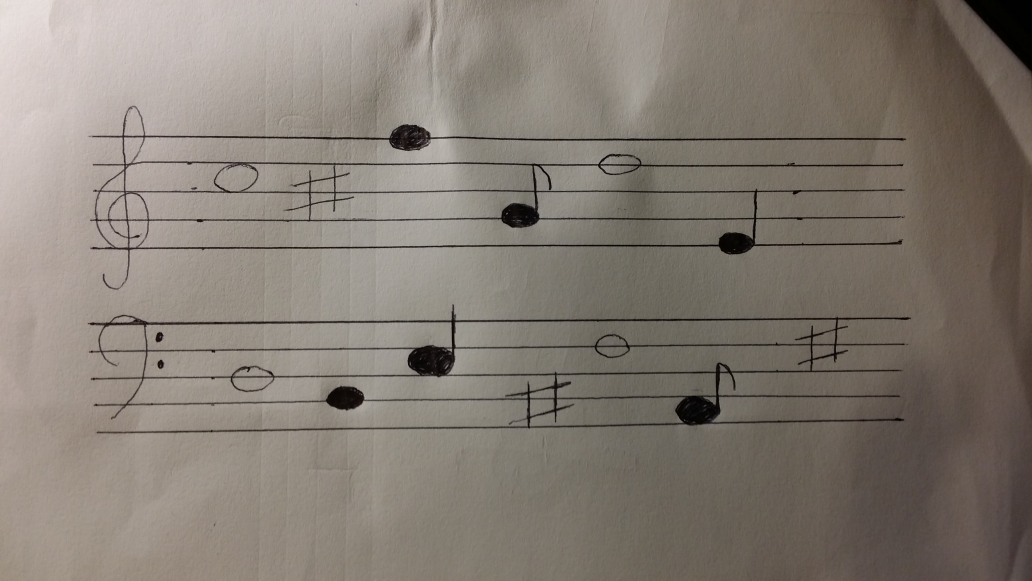
#> input picture kck/wzorce/test9.jpg, 4128 x 2322 px (shown at 1/4 size)
$ python test.py   (older library calls are emulated)
#> lines starting #> are read from the running program, lines starting #| are printed output that depends on the picture; after the words box and inside, x2 and y2 are one past the last pixel; in counts of white or black regions, pixels touching at a corner belong together; long printed decimals are rounded
### kck/obraz.py
import numpy as np
import cv2
import pieciolinia as piecio
from skimage.morphology import square
from skimage import morphology

def inwersja(img):
    return (255 - img)
# korekcja gamma
# [9 lines left out: function gamma, not called in this run]

# skaluje zdjecie na podatawie podanej wysokosci
def skaluj_wysokosc(img, height):
    percent = height / float(img.shape[0])
    return cv2.resize(img, (int(img.shape[1] * percent), height))

# skaluje zdjecie na podstawie podanej szerokosci
def skaluj_szerokosc(img, width):
    percent = width / float(img.shape[1])
    return cv2.resize(img, (width, int(img.shape[0] * percent)))

# rozmazuje zdjecie o okreslony wspolczeynnik, nastepnie proguje obraz
def rozmaz_proguj(img, poziom_rozmazania, prog):
    img = cv2.GaussianBlur(img, (poziom_rozmazania, poziom_rozmazania), 0)
    img = progowanie(img, prog)
    return img


# zamienia piksele obrazu img na wartosci 0 i 255 porownujac piksel do prog
def progowanie(img, prog):
    # Load an color image in grayscale
    thresh = prog
    binary = (img > thresh) * 255
    binary = np.uint8(binary)  # unit64 => unit8
    return binary


# wczytuje obrazy o nazwach okreslonych w tablicy nazwy
# [6 lines left out: function wczytaj, not called in this run]

# wczytuje obraz i zamienia go na odcien szarosci
def laduj_szary_obraz(sciezka):
#> called with sciezka = './wzorce/test9.jpg'
    img = cv2.imread(sciezka)
#> img is the input picture: shape (2322, 4128, 3); mean B, G, R 115.3, 124.3, 132.6
    #cv2.fastNlMeansDenoisingColored(img, None, 10, 10, 7, 21)
    #print(img.shape[0])
    return cv2.cvtColor(img, cv2.COLOR_BGR2GRAY)

# obraca obraz o dany kat
def obroc(obraz,kat):
    rows, cols = obraz.shape
    # [5 lines of commented-out code are left out]

    M = cv2.getRotationMatrix2D((cols / 2, rows / 2), kat, 1)
    dst = cv2.warpAffine(obraz, M, (cols, rows), cv2.INTER_LINEAR, cv2.BORDER_CONSTANT, 1)
    return dst

# obcia obraz, tak aby zawieral pieciolinie
def przytnij(lines, img):
    x1min, x2max, y1min, y2max = piecio.pole_pieciolinii(lines)
    #print(x1min, x2max, y1min, y2max)
    dy = y2max - y1min
    dx = x2max - x1min
    #print(x1min, x2max, y1min, y2max)
   # lines_edges = cv2.addWeighted(img, 0.8, line_image, 1, 0)
    img = img[max(0, y1min - (int)(dy*0.2)) : y2max + (int)(dy * 0.2), max(0, x1min  - (int)(dx*0.0)) : x2max + (int)(dx*0.0)]
   # img = img[y1min:y2max,x1min:x2max]
    return img

# rysuje poziome linie na obrazie o wskazanych wspolrzednych i kolorze
# [18 lines left out: functions rysuj_poziome, czy_czarny_poziomo, czy_miesci, not called in this run]

def filtruj(img):
    #img = cv2.medianBlur(img, 5)
    #th3 = cv2.adaptiveThreshold(img, 255, cv2.ADAPTIVE_THRESH_GAUSSIAN_C, cv2.THRESH_BINARY, 11, 5)
    kernel_size = 1
    #img = cv2.GaussianBlur(img, (kernel_size, kernel_size), 0)
    low_threshold = 50
    high_threshold = 200
    edges = cv2.Canny(img, low_threshold, high_threshold)

    count = 3
    dilated = edges
    for i in range(count):
        dilated = morphology.dilation(dilated, square(3))

    eroded = dilated
    for i in range(count):
        eroded = morphology.erosion(eroded, square(3))
    out = inwersja(eroded)
    # [6 lines of commented-out code are left out]
    return out

### kck/pieciolinia.py
import numpy as np
import cv2
import sys
import math


# wyszukuje wszystkie dlugie linie w obrazie img
def wyszukaj_pieciolinie(img, obetnij = False):
    #K = np.array([[ 1, 2, 1], [ 0, 0, 0],[ -1,-2,-1]])
    #K = K / 4
    theta = np.pi / 180
    min_szerokosc = int(img.shape[1] / 4)
    if obetnij == True:
        img = img[:, 0:int(img.shape[1] / 3)]#4
        theta = np.pi / 4 #4
        #cv2.imshow('obciete do pieciolinii', img)
        #cv2.waitKey(0)
        min_szerokosc = int(img.shape[1] / 3)
    #min_szerokosc = int(img.shape[1] / 4)
    #figure(figsize=(8,8))
    #io.imshow(res)
    ############## SZUKANIE LINII
    kernel_size = 1
    blur_gray = cv2.GaussianBlur(img, (kernel_size, kernel_size), 0)
    #blur_gray = abs(convolve(blur_gray, K))
    low_threshold = 50
    high_threshold = 200
    edges = cv2.Canny(blur_gray, low_threshold, high_threshold)
    rho = 1  # distance resolution in pixels of the Hough grid
    #theta = np.pi / 180# angular resolution in radians of the Hough grid
    threshold = int(min_szerokosc / 4 ) #4 # minimum number of votes (intersections in Hough grid cell)
    min_line_length = min_szerokosc  # minimum number of pixels making up a line
    max_line_gap = min_szerokosc / 2  # maximum gap in pixels between connectable line segments
    line_image = np.copy(img) * 0  # creating a blank to draw lines on
    #print("shape0: {}".format(img.shape[0]))
    # Run Hough on edge detected image
    # Output "lines" is an array containing endpoints of detected line segments
    lines = cv2.HoughLinesP(edges, rho, theta, threshold, np.array([]),
                            min_line_length, max_line_gap)
    #lines2 = np.array([[[0, 0, 0, 0],],], int)
    lines2 = []
    for line in lines:
        #print(np.append(lines2, [line,]))
        for x1, y1, x2, y2 in line:
            if obetnij == True:
                if abs(y1 - y2) <= (img.shape[0] * 0.2) and y1 < 190 and y2 < 190:
                    #(y1 + 20 ) < img.shape[0] and (y2 + 20 ) < img.shape[0]:
                    lines2.append(line)
                    cv2.line(line_image, (x1, y1), (x2, y2), (255, 0, 0), 5)
            else:
                lines2.append(line)
                cv2.line(line_image, (x1, y1), (x2, y2), (255, 0, 0), 5)

    lines_edges = cv2.addWeighted(img, 0.8, line_image, 1, 0)
    # [6 lines of commented-out code are left out]

    return lines


# zwraca kat obrotu w stopniach na podstawie zakrzywienia linii (linie powinny byc rownolegle)
def kat_obrotu(lines):
    srednia1=[]
    for line in lines:
        for x1, y1, x2, y2 in line:
            # [7 lines of commented-out code are left out]
            if(x1!=x2):
                 srednia1.append(math.atan(-(y1 - y2) / (x1-x2))*180/np.pi)
            #print("{} {} {} {}".format(x1, y1, x2, y2))
            #cv2.line(line_image, (x1, y1), (x2, y2), (255, 0, 0), 5)
    srednia= np.mean(srednia1)
    return -srednia

# zwraca wspolzedne poczatku i konca pola zawierajacego pieciolinie
def pole_pieciolinii(lines):
    x1min = min(min(lines[:, :, 0]), min(lines[:, :, 2]))
    x1min = x1min[0]
    x2max = max(max(lines[:, :, 0]), max(lines[:, :, 2]))
    x2max = x2max[0]


    y1min = min(min(lines[:, :, 1]), min(lines[:, :, 3]))
    y1min = y1min[0]
    y2max = max(max(lines[:, :, 1]), max(lines[:, :, 3]))
    y2max = y2max[0]
    #print(x1min, y2max)
    return x1min, x2max, y1min, y2max

# [4 lines left out: function polozenie_poczatkowe, not called in this run]
# zwraca wspolrzedne x 5 linii w pieciolinii na podstawie linii
def wspolrzedne_pieciolinii(lines):
    x1, x2, y1, y5 = pole_pieciolinii(lines)
    y3 = (y1 + y5) / 2
    y2 = (y1 + y3) / 2
    y4 = (y3 + y5) / 2
    return int(y1), int(y2), int(y3), int(y4), int(y5)

# srednia roznica pomiedzy 5 liniami w px
def srednia_delta_linii(yn):
    return int((yn[4] - yn[0]) / 4)

# ustala rzeczywiste linie pieciolinii na podstawie wyznaczonych wspolrzednych i pikseli w obrazie
def znajdz_rzeczywista_pieciolinie(img, wspolrzedne, x):
    out_y = [0, 0, 0, 0, 0]
    delta_y_skan = int(srednia_delta_linii(wspolrzedne) / 4)
    min_y = 0
    max_y  = 0
    size_y = img.shape[0] - 1
    for i, y_center in enumerate(wspolrzedne):
        out_y[i] = wspolrzedne[i]
        if img[y_center, x] == 0:
            continue
        for j in range(delta_y_skan):

            if img[min(y_center + j, size_y), x] == 0:
                min_y = y_center + j
                max_y = min_y

                for k in range(int(delta_y_skan / 2)):
                    if img[min(min_y + k, size_y), x] == 255:
                        max_y = min_y + k
                        break
                out_y[i] = int((min_y + max_y) / 2)
                break
            if img[min(y_center - j, size_y), x] == 0:
                max_y = y_center - j
                min_y = max_y

                for k in range(int(delta_y_skan / 2)):
                    if img[min(max_y - k, size_y), x] == 255:
                        min_y = max_y - k
                        break
                out_y[i] = int((min_y + max_y) / 2)
                break

            img[min(y_center - j,size_y), x] = 128
            img[min(y_center + j,size_y), x] = 128
    #cv2.imshow('po progowaniu', img)
    #cv2.waitKey(0)
    return out_y

# po wykrytych liniach pionowych identyfikuje dzwiek
# [7 lines left out: function nazwa_dzwieku, not called in this run]

# generuje tablice obrazow z piecioliniami na podstawie obrazu zrodlowego
def wydziel_pieciolinie(img, maska):
    x_center = int(img.shape[1] / 2)
    x_min = 100
    delta = []
    delta_x_pos = []
    #wyszukiwanie ilosci czarnych pikseli dla pionowych linii
    for i, x in enumerate(range(x_center - x_min, x_center + x_min, 20)):
        delta.append(0)
        delta_x_pos.append(x)
        for y in range(img.shape[0]):
            if img[y, x] == 0:
                delta[i] += 1

    #print(delta, delta_x_pos)

    min_delta = min(delta)
    for i in range(len(delta)):
        if delta[i] == min_delta:
            min_delta_x_pos = delta_x_pos[i]
            break;
   # print(min_delta_x_pos)

    yn = []
    # budowanielisty linii
    for y in range(img.shape[0] - 1):
        if img[y, min_delta_x_pos] > 150 and img[y + 1, min_delta_x_pos] < 100:
            yn.append(y)
            #img[y-2:y+2, min_delta_x_pos-2:min_delta_x_pos+2] = 128

    #print(yn)
    y_pieciolinii = []
    img_out = []
    maska_out = []
    for i in range(int(len(yn) / 5)):
        y_pieciolinii.append(yn[i*5:(i*5) + 5])
        img_out.append(img[max(int(y_pieciolinii[i][0]- 50), 0):int(y_pieciolinii[i][4]+50), :])
        maska_out.append(maska[max(int(y_pieciolinii[i][0] - 50), 0):int(y_pieciolinii[i][4] + 50), :])
        # [4 lines of commented-out code are left out]
    return img_out, maska_out

### kck/test.py
import numpy as np
import cv2
import sys
import math
import skimage
from skimage.filters.edges import convolve
import obraz as ob
import pieciolinia as piecio

def skaner(img, x_pocz, yn):
    #print(img.shape)
    zera = np.zeros((10,), dtype=np.int)
    wsp_linii = np.zeros((10,), dtype=np.int)
    wykryte_linie = np.zeros((10,), dtype=np.int)
    wys_pola = piecio.srednia_delta_linii(yn)
    delta_linii = int(piecio.srednia_delta_linii(yn) / 4)
    rozmiar_nuty = int(wys_pola * 1.3)
    wykryte_linie_srodek = np.zeros((10,), dtype=np.int)
    print(rozmiar_nuty, delta_linii)
    delta = 0
    #pix_zmiana = 40
    od_zmiany = 0
    reset = 0
    poczatek = 1
    jest_czarny_pz = False
    jest_czarny_akt = False
    pierwsza_zmiana = 0
    for x in range(x_pocz, img.shape[1] - 1, 1):
        od_zmiany += 1
        #i
        # identyfikacja koloru i faktu zmiany dla pierwszej zmiany koloru na zmiane powolna
        if od_zmiany >= int(rozmiar_nuty / 2) and pierwsza_zmiana == 1:
            pierwsza_zmiana = 2
            wykryte_linie_srodek = wykryte_linie
            #print(pierwsza_zmiana)
            for y in range(len(wsp_linii)):
                if img[wsp_linii[y], x] == 0:
                    jest_czarny_pz = True
                    #print("kol")
                    break
        yn = piecio.znajdz_rzeczywista_pieciolinie(img, yn, x)
        #print(yn)
        #print(wsp_linii)
        # wyznaczanie wspolrzednych linii skanujacych na podstawie wspolrzednych pieciolinii
        for i in range(len(yn)):
            wsp_linii[i * 2] = min(yn[i] - delta_linii, 199)
            wsp_linii[(i * 2) + 1] = min(yn[i] + delta_linii, 199)

        jest_czarny_akt = False
        #wykrywanie zmiany koloru
        for i in range(len(wsp_linii)):

            if img[wsp_linii[i], x] != img[wsp_linii[i], x + 1]:
                ##for j in range(int(delta_linii * 3)):
                  #  if (i % 2) == 0 and ob.czy_miesci(img, wsp_linii[i]+j, x+1) and img[wsp_linii[i]+j, x+1] == 0:
                if img[wsp_linii[i], x + 1] == 0:
                    jest_czarny_akt = True
                   #     break
                if pierwsza_zmiana == 0:
                    pierwsza_zmiana = 1
                    #print(pierwsza_zmiana)

                wykryte_linie[i] = 1
                od_zmiany = 0
                delta += 1

        if poczatek == 0:
            if od_zmiany >= int(rozmiar_nuty / 6) and sum(wykryte_linie) == 2 and delta >= 6 and delta <= 10  and not jest_czarny_pz and not jest_czarny_akt and pierwsza_zmiana == 2:
                print("cala nuta {} delta {}".format(piecio.nazwa_dzwieku(wykryte_linie_srodek), delta))
                img[:, x-1] = 128
                reset = 1
            elif od_zmiany >= int(rozmiar_nuty / 6) and sum(wykryte_linie) == 2 and delta <= 6 and delta >= 4 and jest_czarny_pz and not jest_czarny_akt and pierwsza_zmiana == 2:
                print("polnuta {} delta {}".format(piecio.nazwa_dzwieku(wykryte_linie_srodek), delta))
                img[:, x - 1] = 128
                reset = 1
            elif od_zmiany >= int(rozmiar_nuty / 2) and sum(wykryte_linie) >= 4 and delta <= 10 and delta >= 8 and jest_czarny_pz and not jest_czarny_akt and pierwsza_zmiana == 2:
                print("cwiercnuta {} delta {}".format(piecio.nazwa_dzwieku(wykryte_linie_srodek), delta))
                img[:, x-1] = 128
                reset = 1
            elif od_zmiany >= int(rozmiar_nuty / 2) and sum(wykryte_linie) >= 4 and delta >= 11 and delta <= 20 and jest_czarny_pz and not jest_czarny_akt and pierwsza_zmiana == 2:
                print("osemka {} delta {}".format(piecio.nazwa_dzwieku(wykryte_linie_srodek), delta))
                img[:, x-1] = 128
                reset = 1
            elif od_zmiany >= int(rozmiar_nuty / 3) and sum(wykryte_linie) >= 4 and sum(wykryte_linie) <= 5 and delta >= 11 and delta <= 20 and not jest_czarny_akt:
                print("krzyzyk delta {}".format(delta))
                img[:, x-1] = 128
                reset = 1
            elif (od_zmiany >= int(rozmiar_nuty * 1.5) and delta > 0) or (od_zmiany >= int(rozmiar_nuty / 6) and delta > 60):
                print("reset awaryjny delta {}".format(delta))
                img[:, x-1] = 0
                reset = 1
        else:
            if od_zmiany >= int(rozmiar_nuty / 4) and sum(wykryte_linie) >= 6 and sum(wykryte_linie) <= 9 and delta >= 24 and delta <= 30 :
                print("klucz basowy delta {}".format(delta))
                img[:, x-1] = 128
                reset = 1
            elif od_zmiany >= int(rozmiar_nuty / 4) and sum(wykryte_linie) == 10 and delta >= 42:
                print("klucz wiolinowy delta {}".format(delta))
                img[:, x-1] = 128
                reset = 1
        #print(wsp_linii)
        if reset > 0:
            pierwsza_zmiana = 0
            reset = 0
            jest_czarny_pz = False
            jest_czarny_akt =False
            print(wykryte_linie)
            wykryte_linie = np.zeros((10,), dtype=np.int)
            wykryte_linie_srodek = np.zeros((10,), dtype=np.int)

            delta = 0
            od_zmiany = 0
            poczatek = 0


            ### koniec glownego kodu funkcji wykrywajacej

        for y in wsp_linii:
            img[y, x-1] = 128
    #print(delta, wykryte_linie, sum(wykryte_linie))
    return img

# funkcja glowna
if __name__ == '__main__':
    nazwa = 'test9.jpg'
    obraz = ob.laduj_szary_obraz('./wzorce/'+nazwa)
    print('nazwa:   {3}\nrozmiar: {0}\nsrednia: {1}\nmediana: {2}'.format(obraz.shape, np.mean(obraz), np.median(obraz), nazwa))
#| nazwa:   test9.jpg
#| rozmiar: (2322, 4128)
#| srednia: 125.761
#| mediana: 128.0
    srednia = int(np.mean(obraz))
#> srednia = 125

    obraz = ob.skaluj_szerokosc(obraz, 2000)
    # [5 lines of commented-out code are left out]
    maska = ob.filtruj(obraz)
#> in filtruj, `edges = cv2.Canny(img, low_threshold, high_threshold)`:
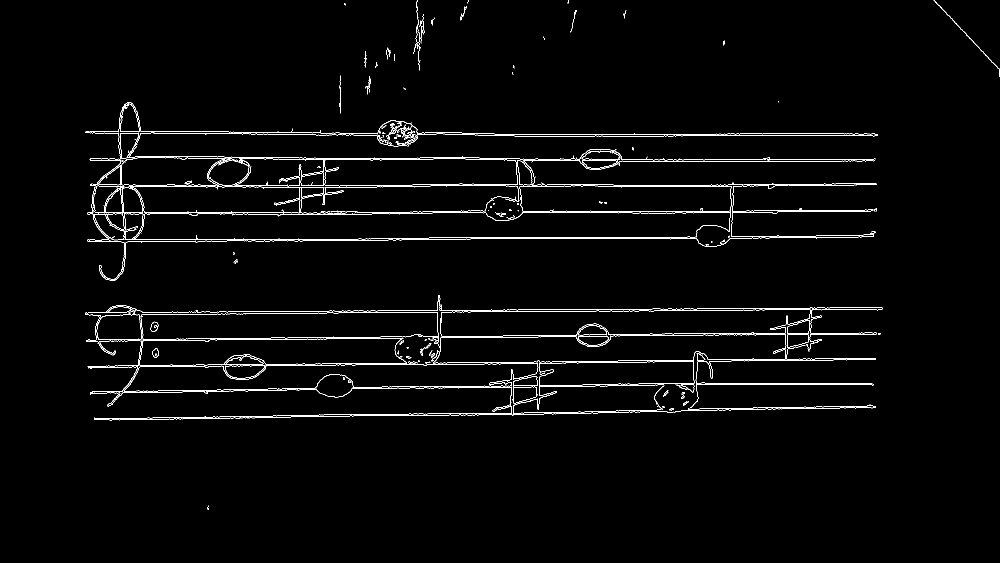
#> edges: shape (1125, 2000) (shown at 1/2 size); 1.9% white in thin lines or dots, all inside (x1, y1, x2, y2) = (170, 0, 2000, 1020)
#> the loop in filtruj, `for i in range(count):` made 3 passes
#> pass 1, in filtruj, `dilated = morphology.dilation(dilated, square(3))`:
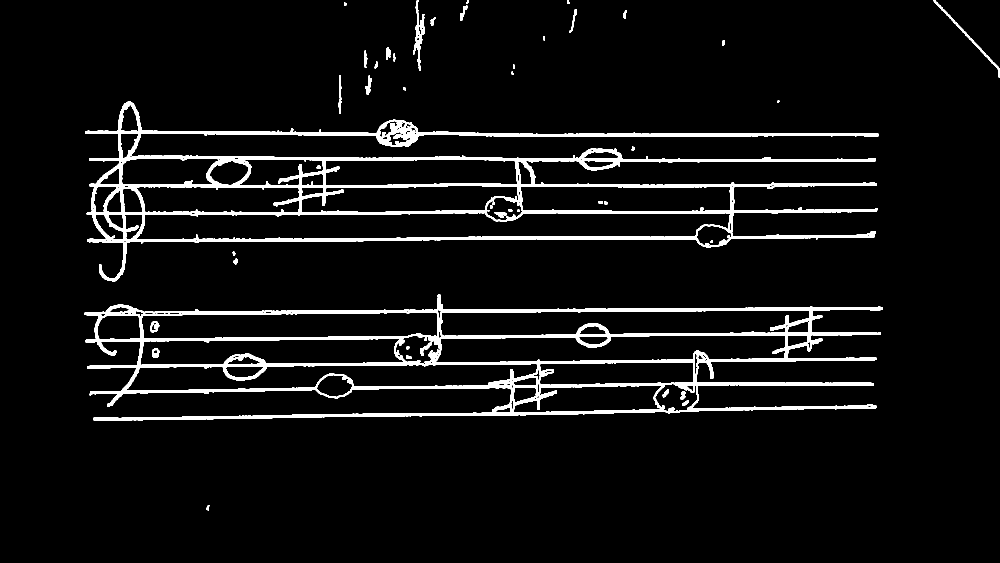
#> dilated: shape (1125, 2000) (shown at 1/2 size); 5.8% white; 49 white regions (2 under 20 px), largest, box (x1, y1, x2, y2) and area: (170, 203, 1757, 563) 63703, (169, 589, 1766, 842) 60184, (826, 0, 850, 142) 1118
#> pass 2, in filtruj, `dilated = morphology.dilation(dilated, square(3))`:
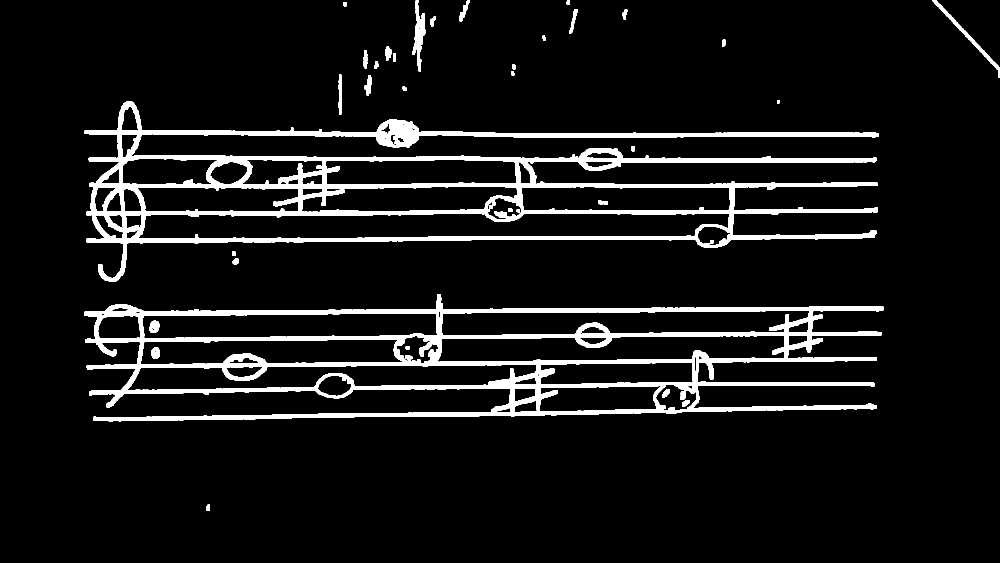
#> dilated: shape (1125, 2000) (shown at 1/2 size); 8% white; 37 white regions, largest, box (x1, y1, x2, y2) and area: (169, 202, 1758, 564) 87494, (168, 588, 1767, 843) 83816, (825, 0, 851, 143) 1654
#> pass 3, in filtruj, `dilated = morphology.dilation(dilated, square(3))`:
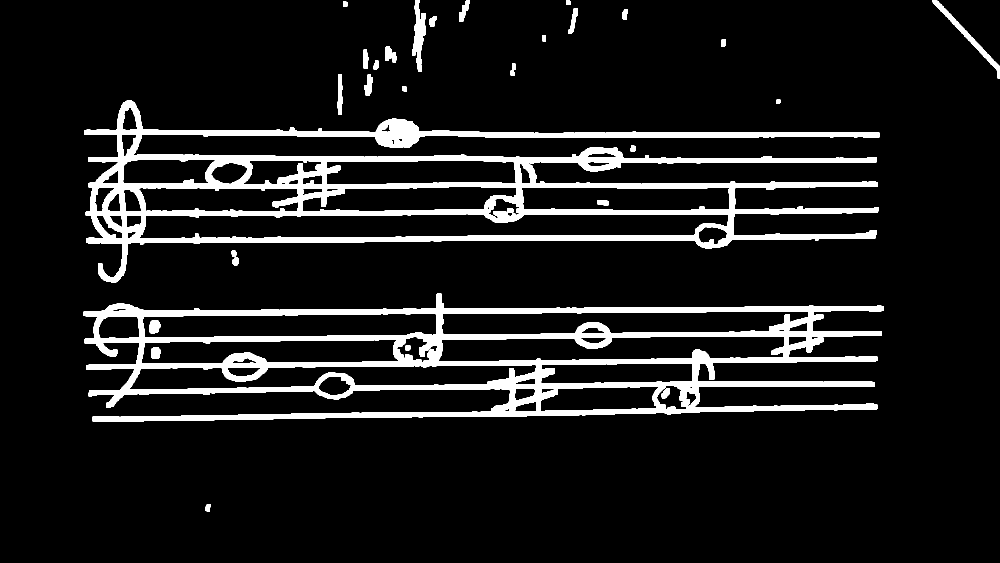
#> dilated: shape (1125, 2000) (shown at 1/2 size); 10% white; 31 white regions, largest, box (x1, y1, x2, y2) and area: (168, 201, 1759, 565) 109226, (167, 587, 1768, 844) 104857, (824, 0, 852, 144) 2085
#> the loop in filtruj, `for i in range(count):` made 3 passes
#> pass 2, in filtruj, `eroded = morphology.erosion(eroded, square(3))`:
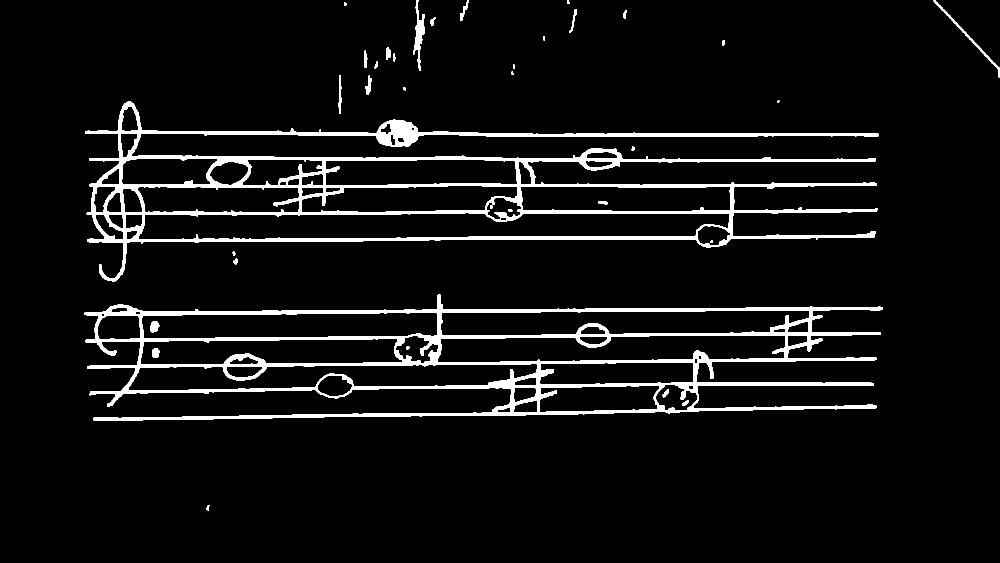
#> eroded: shape (1125, 2000) (shown at 1/2 size); 6% white; 35 white regions (1 under 20 px), largest, box (x1, y1, x2, y2) and area: (170, 203, 1757, 563) 66679, (169, 589, 1766, 842) 63828, (826, 0, 850, 142) 1267
    #cv2.imshow('zaladowany obraz', obraz)
    #cv2.imshow('zaladowana maska', maska)
    cv2.waitKey(0)

    pieciolinia=piecio.wyszukaj_pieciolinie(maska)
#> (the rest of the program and of its run is left out)
